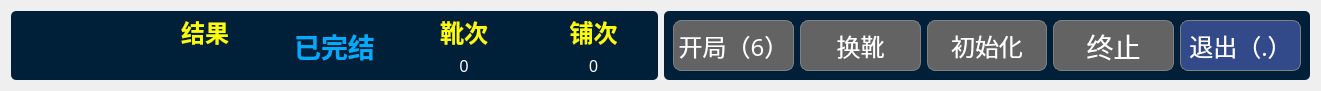
   <widget class="QWidget" name="layoutWidget">
    <property name="geometry">
     <rect>
      <x>20</x>
      <y>10</y>
      <width>1321</width>
      <height>81</height>
     </rect>
    </property>
    <layout class="QGridLayout" name="gridLayout">
     <property name="sizeConstraint">
      <enum>QLayout::SetMinAndMaxSize</enum>
     </property>
     <item row="0" column="1">
      <widget class="QGroupBox" name="groupBox_2">
       <property name="styleSheet">
        <string notr="true">border-radius:5px;
background-color: rgb(0,32, 57);
</string>
       </property>
       <property name="title">
        <string/>
       </property>
       <layout class="QGridLayout" name="gridLayout_2">
        <item row="0" column="2">
         <widget class="QPushButton" name="pu_init">
          <property name="enabled">
           <bool>false</bool>
          </property>
          <property name="minimumSize">
           <size>
            <width>120</width>
            <height>51</height>
           </size>
          </property>
          <property name="maximumSize">
           <size>
            <width>140</width>
            <height>60</height>
           </size>
          </property>
          <property name="font">
           <font>
            <family>方正粗黑宋简体</family>
            <pointsize>18</pointsize>
            <weight>50</weight>
            <bold>false</bold>
           </font>
          </property>
          <property name="styleSheet">
           <string notr="true">QPushButton{color: rgb(255, 255, 255);background:rgb(50, 73, 138);border:1px solid grey; border-radius: 8px;}
QPushButton:hover{border-color:rgb(139,170,105)}
QPushButton:pressed{border-color:gray;background-color:rgb(54, 65, 97);}
QPushButton:disabled{border-color:gray;background-color: rgb(99, 99, 99);
}</string>
          </property>
          <property name="text">
           <string>初始化</string>
          </property>
         </widget>
        </item>
        <item row="0" column="1">
         <widget class="QPushButton" name="xue_change">
          <property name="enabled">
           <bool>false</bool>
          </property>
          <property name="minimumSize">
           <size>
            <width>120</width>
            <height>51</height>
           </size>
          </property>
          <property name="maximumSize">
           <size>
            <width>140</width>
            <height>60</height>
           </size>
          </property>
          <property name="font">
           <font>
            <family>方正粗黑宋简体</family>
            <pointsize>18</pointsize>
            <weight>50</weight>
            <bold>false</bold>
           </font>
          </property>
          <property name="styleSheet">
           <string notr="true">QPushButton{color: rgb(255, 255, 255);background:rgb(50, 73, 138);border:1px solid grey; border-radius: 8px;}
QPushButton:hover{border-color:rgb(139,170,105)}
QPushButton:pressed{border-color:gray;background-color:rgb(54, 65, 97);}
QPushButton:disabled{border-color:gray;background-color: rgb(99, 99, 99);
}</string>
          </property>
          <property name="text">
           <string>换靴</string>
          </property>
         </widget>
        </item>
        <item row="0" column="0">
         <widget class="QPushButton" name="pu_start">
          <property name="enabled">
           <bool>false</bool>
          </property>
          <property name="minimumSize">
           <size>
            <width>120</width>
            <height>51</height>
           </size>
          </property>
          <property name="maximumSize">
           <size>
            <width>140</width>
            <height>60</height>
           </size>
          </property>
          <property name="font">
           <font>
            <family>方正粗黑宋简体</family>
            <pointsize>18</pointsize>
           </font>
          </property>
          <property name="styleSheet">
           <string notr="true">QPushButton{color: rgb(255, 255, 255);background:rgb(50, 73, 138);border:1px solid grey; border-radius: 8px;}
QPushButton:hover{border-color:rgb(139,170,105)}
QPushButton:pressed{border-color:gray;background-color:rgb(54, 65, 97);}
QPushButton:disabled{border-color:gray;background-color: rgb(99, 99, 99);
}</string>
          </property>
          <property name="text">
           <string>开局（6）</string>
          </property>
          <property name="shortcut">
           <string>6</string>
          </property>
          <property name="checkable">
           <bool>true</bool>
          </property>
          <property name="checked">
           <bool>false</bool>
          </property>
          <property name="autoRepeat">
           <bool>false</bool>
          </property>
         </widget>
        </item>
        <item row="0" column="4">
         <widget class="QPushButton" name="pu_exit">
          <property name="enabled">
           <bool>true</bool>
          </property>
          <property name="minimumSize">
           <size>
            <width>120</width>
            <height>51</height>
           </size>
          </property>
          <property name="maximumSize">
           <size>
            <width>140</width>
            <height>60</height>
           </size>
          </property>
          <property name="font">
           <font>
            <family>方正粗黑宋简体</family>
            <pointsize>18</pointsize>
            <weight>50</weight>
            <bold>false</bold>
           </font>
          </property>
          <property name="styleSheet">
           <string notr="true">QPushButton{color: rgb(255, 255, 255);background:rgb(50, 73, 138);border:1px solid grey; border-radius: 8px;}
QPushButton:hover{border-color:rgb(139,170,105)}
QPushButton:pressed{border-color:gray;background-color:rgb(54, 65, 97);}
QPushButton:disabled{border-color:gray;background-color: rgb(99, 99, 99);
}</string>
          </property>
          <property name="text">
           <string>退出（.）</string>
          </property>
          <property name="shortcut">
           <string>.</string>
          </property>
         </widget>
        </item>
        <item row="0" column="3">
         <widget class="QPushButton" name="pu_end">
          <property name="enabled">
           <bool>false</bool>
          </property>
          <property name="maximumSize">
           <size>
            <width>140</width>
            <height>60</height>
           </size>
          </property>
          <property name="font">
           <font>
            <family>方正粗黑宋简体</family>
            <pointsize>20</pointsize>
           </font>
          </property>
          <property name="styleSheet">
           <string notr="true">QPushButton{color: rgb(255, 255, 255);background:rgb(50, 73, 138);border:1px solid grey; border-radius: 8px;}
QPushButton:hover{border-color:rgb(139,170,105)}
QPushButton:pressed{border-color:gray;background-color:rgb(54, 65, 97);}
QPushButton:disabled{border-color:gray;background-color: rgb(99, 99, 99);
}</string>
          </property>
          <property name="text">
           <string>终止</string>
          </property>
         </widget>
        </item>
       </layout>
      </widget>
     </item>
     <item row="0" column="0">
      <widget class="QGroupBox" name="groupBox">
       <property name="minimumSize">
        <size>
         <width>632</width>
         <height>69</height>
        </size>
       </property>
       <property name="palette">
        <palette>
         <active>
          <colorrole role="WindowText">
           <brush brushstyle="SolidPattern">
            <color alpha="255">
             <red>0</red>
             <green>0</green>
             <blue>0</blue>
            </color>
           </brush>
          </colorrole>
          <colorrole role="Button">
           <brush brushstyle="SolidPattern">
            <color alpha="255">
             <red>0</red>
             <green>32</green>
             <blue>57</blue>
            </color>
           </brush>
          </colorrole>
          <colorrole role="Light">
           <brush brushstyle="SolidPattern">
            <color alpha="255">
             <red>127</red>
             <green>170</green>
             <blue>255</blue>
            </color>
           </brush>
          </colorrole>
          <colorrole role="Midlight">
           <brush brushstyle="SolidPattern">
            <color alpha="255">
             <red>63</red>
             <green>127</green>
             <blue>255</blue>
            </color>
           </brush>
          </colorrole>
          <colorrole role="Dark">
           <brush brushstyle="SolidPattern">
            <color alpha="255">
             <red>0</red>
             <green>42</green>
             <blue>127</blue>
            </color>
           </brush>
          </colorrole>
          <colorrole role="Mid">
           <brush brushstyle="SolidPattern">
            <color alpha="255">
             <red>0</red>
             <green>56</green>
             <blue>170</blue>
            </color>
           </brush>
          </colorrole>
          <colorrole role="Text">
           <brush brushstyle="SolidPattern">
            <color alpha="255">
             <red>0</red>
             <green>0</green>
             <blue>0</blue>
            </color>
           </brush>
          </colorrole>
          <colorrole role="BrightText">
           <brush brushstyle="SolidPattern">
            <color alpha="255">
             <red>255</red>
             <green>255</green>
             <blue>255</blue>
            </color>
           </brush>
          </colorrole>
          <colorrole role="ButtonText">
           <brush brushstyle="SolidPattern">
            <color alpha="255">
             <red>0</red>
             <green>0</green>
             <blue>0</blue>
            </color>
           </brush>
          </colorrole>
          <colorrole role="Base">
           <brush brushstyle="SolidPattern">
            <color alpha="255">
             <red>0</red>
             <green>32</green>
             <blue>57</blue>
            </color>
           </brush>
          </colorrole>
          <colorrole role="Window">
           <brush brushstyle="SolidPattern">
            <color alpha="255">
             <red>0</red>
             <green>32</green>
             <blue>57</blue>
            </color>
           </brush>
          </colorrole>
          <colorrole role="Shadow">
           <brush brushstyle="SolidPattern">
            <color alpha="255">
             <red>0</red>
             <green>0</green>
             <blue>0</blue>
            </color>
           </brush>
          </colorrole>
          <colorrole role="AlternateBase">
           <brush brushstyle="SolidPattern">
            <color alpha="255">
             <red>127</red>
             <green>170</green>
             <blue>255</blue>
            </color>
           </brush>
          </colorrole>
          <colorrole role="ToolTipBase">
           <brush brushstyle="SolidPattern">
            <color alpha="255">
             <red>255</red>
             <green>255</green>
             <blue>220</blue>
            </color>
           </brush>
          </colorrole>
          <colorrole role="ToolTipText">
           <brush brushstyle="SolidPattern">
            <color alpha="255">
             <red>0</red>
             <green>0</green>
             <blue>0</blue>
            </color>
           </brush>
          </colorrole>
          <colorrole role="PlaceholderText">
           <brush brushstyle="SolidPattern">
            <color alpha="128">
             <red>0</red>
             <green>0</green>
             <blue>0</blue>
            </color>
           </brush>
          </colorrole>
         </active>
         <inactive>
          <colorrole role="WindowText">
           <brush brushstyle="SolidPattern">
            <color alpha="255">
             <red>0</red>
             <green>0</green>
             <blue>0</blue>
            </color>
           </brush>
          </colorrole>
          <colorrole role="Button">
           <brush brushstyle="SolidPattern">
            <color alpha="255">
             <red>0</red>
             <green>32</green>
             <blue>57</blue>
            </color>
           </brush>
          </colorrole>
          <colorrole role="Light">
           <brush brushstyle="SolidPattern">
            <color alpha="255">
             <red>127</red>
             <green>170</green>
             <blue>255</blue>
            </color>
           </brush>
          </colorrole>
          <colorrole role="Midlight">
           <brush brushstyle="SolidPattern">
            <color alpha="255">
             <red>63</red>
             <green>127</green>
             <blue>255</blue>
            </color>
           </brush>
          </colorrole>
          <colorrole role="Dark">
           <brush brushstyle="SolidPattern">
            <color alpha="255">
             <red>0</red>
             <green>42</green>
             <blue>127</blue>
            </color>
           </brush>
          </colorrole>
          <colorrole role="Mid">
           <brush brushstyle="SolidPattern">
            <color alpha="255">
             <red>0</red>
             <green>56</green>
             <blue>170</blue>
            </color>
           </brush>
          </colorrole>
          <colorrole role="Text">
           <brush brushstyle="SolidPattern">
            <color alpha="255">
             <red>0</red>
             <green>0</green>
             <blue>0</blue>
            </color>
           </brush>
          </colorrole>
          <colorrole role="BrightText">
           <brush brushstyle="SolidPattern">
            <color alpha="255">
             <red>255</red>
             <green>255</green>
             <blue>255</blue>
            </color>
           </brush>
          </colorrole>
          <colorrole role="ButtonText">
           <brush brushstyle="SolidPattern">
            <color alpha="255">
             <red>0</red>
             <green>0</green>
             <blue>0</blue>
            </color>
           </brush>
          </colorrole>
          <colorrole role="Base">
           <brush brushstyle="SolidPattern">
            <color alpha="255">
             <red>0</red>
             <green>32</green>
             <blue>57</blue>
            </color>
           </brush>
          </colorrole>
          <colorrole role="Window">
           <brush brushstyle="SolidPattern">
            <color alpha="255">
             <red>0</red>
             <green>32</green>
             <blue>57</blue>
            </color>
           </brush>
          </colorrole>
          <colorrole role="Shadow">
           <brush brushstyle="SolidPattern">
            <color alpha="255">
             <red>0</red>
             <green>0</green>
             <blue>0</blue>
            </color>
           </brush>
          </colorrole>
          <colorrole role="AlternateBase">
           <brush brushstyle="SolidPattern">
            <color alpha="255">
             <red>127</red>
             <green>170</green>
             <blue>255</blue>
            </color>
           </brush>
          </colorrole>
          <colorrole role="ToolTipBase">
           <brush brushstyle="SolidPattern">
            <color alpha="255">
             <red>255</red>
             <green>255</green>
             <blue>220</blue>
            </color>
           </brush>
          </colorrole>
          <colorrole role="ToolTipText">
           <brush brushstyle="SolidPattern">
            <color alpha="255">
             <red>0</red>
             <green>0</green>
             <blue>0</blue>
            </color>
           </brush>
          </colorrole>
          <colorrole role="PlaceholderText">
           <brush brushstyle="SolidPattern">
            <color alpha="128">
             <red>0</red>
             <green>0</green>
             <blue>0</blue>
            </color>
           </brush>
          </colorrole>
         </inactive>
         <disabled>
          <colorrole role="WindowText">
           <brush brushstyle="SolidPattern">
            <color alpha="255">
             <red>0</red>
             <green>42</green>
             <blue>127</blue>
            </color>
           </brush>
          </colorrole>
          <colorrole role="Button">
           <brush brushstyle="SolidPattern">
            <color alpha="255">
             <red>0</red>
             <green>32</green>
             <blue>57</blue>
            </color>
           </brush>
          </colorrole>
          <colorrole role="Light">
           <brush brushstyle="SolidPattern">
            <color alpha="255">
             <red>127</red>
             <green>170</green>
             <blue>255</blue>
            </color>
           </brush>
          </colorrole>
          <colorrole role="Midlight">
           <brush brushstyle="SolidPattern">
            <color alpha="255">
             <red>63</red>
             <green>127</green>
             <blue>255</blue>
            </color>
           </brush>
          </colorrole>
          <colorrole role="Dark">
           <brush brushstyle="SolidPattern">
            <color alpha="255">
             <red>0</red>
             <green>42</green>
             <blue>127</blue>
            </color>
           </brush>
          </colorrole>
          <colorrole role="Mid">
           <brush brushstyle="SolidPattern">
            <color alpha="255">
             <red>0</red>
             <green>56</green>
             <blue>170</blue>
            </color>
           </brush>
          </colorrole>
          <colorrole role="Text">
           <brush brushstyle="SolidPattern">
            <color alpha="255">
             <red>0</red>
             <green>42</green>
             <blue>127</blue>
            </color>
           </brush>
          </colorrole>
          <colorrole role="BrightText">
           <brush brushstyle="SolidPattern">
            <color alpha="255">
             <red>255</red>
             <green>255</green>
             <blue>255</blue>
            </color>
           </brush>
          </colorrole>
          <colorrole role="ButtonText">
           <brush brushstyle="SolidPattern">
            <color alpha="255">
             <red>0</red>
             <green>42</green>
             <blue>127</blue>
            </color>
           </brush>
          </colorrole>
          <colorrole role="Base">
           <brush brushstyle="SolidPattern">
            <color alpha="255">
             <red>0</red>
             <green>32</green>
             <blue>57</blue>
            </color>
           </brush>
          </colorrole>
          <colorrole role="Window">
           <brush brushstyle="SolidPattern">
            <color alpha="255">
             <red>0</red>
             <green>32</green>
             <blue>57</blue>
            </color>
           </brush>
          </colorrole>
          <colorrole role="Shadow">
           <brush brushstyle="SolidPattern">
            <color alpha="255">
             <red>0</red>
             <green>0</green>
             <blue>0</blue>
            </color>
           </brush>
          </colorrole>
          <colorrole role="AlternateBase">
           <brush brushstyle="SolidPattern">
            <color alpha="255">
             <red>0</red>
             <green>85</green>
             <blue>255</blue>
            </color>
           </brush>
          </colorrole>
          <colorrole role="ToolTipBase">
           <brush brushstyle="SolidPattern">
            <color alpha="255">
             <red>255</red>
             <green>255</green>
             <blue>220</blue>
            </color>
           </brush>
          </colorrole>
          <colorrole role="ToolTipText">
           <brush brushstyle="SolidPattern">
            <color alpha="255">
             <red>0</red>
             <green>0</green>
             <blue>0</blue>
            </color>
           </brush>
          </colorrole>
          <colorrole role="PlaceholderText">
           <brush brushstyle="SolidPattern">
            <color alpha="128">
             <red>0</red>
             <green>0</green>
             <blue>0</blue>
            </color>
           </brush>
          </colorrole>
         </disabled>
        </palette>
       </property>
       <property name="layoutDirection">
        <enum>Qt::LeftToRight</enum>
       </property>
       <property name="autoFillBackground">
        <bool>false</bool>
       </property>
       <property name="styleSheet">
        <string notr="true">border-radius:5px;
background-color: rgb(0,32, 57);
</string>
       </property>
       <property name="title">
        <string/>
       </property>
       <property name="alignment">
        <set>Qt::AlignCenter</set>
       </property>
       <layout class="QGridLayout" name="gridLayout_3">
        <property name="leftMargin">
         <number>3</number>
        </property>
        <property name="topMargin">
         <number>3</number>
        </property>
        <property name="rightMargin">
         <number>3</number>
        </property>
        <property name="bottomMargin">
         <number>3</number>
        </property>
        <item row="0" column="0">
         <widget class="QLabel" name="desk_num">
          <property name="maximumSize">
           <size>
            <width>16777215</width>
            <height>73</height>
           </size>
          </property>
          <property name="palette">
           <palette>
            <active>
             <colorrole role="WindowText">
              <brush brushstyle="SolidPattern">
               <color alpha="255">
                <red>255</red>
                <green>255</green>
                <blue>0</blue>
               </color>
              </brush>
             </colorrole>
             <colorrole role="Button">
              <brush brushstyle="SolidPattern">
               <color alpha="255">
                <red>0</red>
                <green>32</green>
                <blue>57</blue>
               </color>
              </brush>
             </colorrole>
             <colorrole role="Base">
              <brush brushstyle="SolidPattern">
               <color alpha="255">
                <red>0</red>
                <green>32</green>
                <blue>57</blue>
               </color>
              </brush>
             </colorrole>
             <colorrole role="Window">
              <brush brushstyle="SolidPattern">
               <color alpha="255">
                <red>0</red>
                <green>32</green>
                <blue>57</blue>
               </color>
              </brush>
             </colorrole>
            </active>
            <inactive>
             <colorrole role="WindowText">
              <brush brushstyle="SolidPattern">
               <color alpha="255">
                <red>255</red>
                <green>255</green>
                <blue>0</blue>
               </color>
              </brush>
             </colorrole>
             <colorrole role="Button">
              <brush brushstyle="SolidPattern">
               <color alpha="255">
                <red>0</red>
                <green>32</green>
                <blue>57</blue>
               </color>
              </brush>
             </colorrole>
             <colorrole role="Base">
              <brush brushstyle="SolidPattern">
               <color alpha="255">
                <red>0</red>
                <green>32</green>
                <blue>57</blue>
               </color>
              </brush>
             </colorrole>
             <colorrole role="Window">
              <brush brushstyle="SolidPattern">
               <color alpha="255">
                <red>0</red>
                <green>32</green>
                <blue>57</blue>
               </color>
              </brush>
             </colorrole>
            </inactive>
            <disabled>
             <colorrole role="WindowText">
              <brush brushstyle="SolidPattern">
               <color alpha="255">
                <red>0</red>
                <green>42</green>
                <blue>127</blue>
               </color>
              </brush>
             </colorrole>
             <colorrole role="Button">
              <brush brushstyle="SolidPattern">
               <color alpha="255">
                <red>0</red>
                <green>32</green>
                <blue>57</blue>
               </color>
              </brush>
             </colorrole>
             <colorrole role="Base">
              <brush brushstyle="SolidPattern">
               <color alpha="255">
                <red>0</red>
                <green>32</green>
                <blue>57</blue>
               </color>
              </brush>
             </colorrole>
             <colorrole role="Window">
              <brush brushstyle="SolidPattern">
               <color alpha="255">
                <red>0</red>
                <green>32</green>
                <blue>57</blue>
               </color>
              </brush>
             </colorrole>
            </disabled>
           </palette>
          </property>
          <property name="font">
           <font>
            <pointsize>24</pointsize>
            <weight>75</weight>
            <bold>true</bold>
           </font>
          </property>
          <property name="styleSheet">
           <string notr="true"/>
          </property>
          <property name="text">
           <string/>
          </property>
          <property name="alignment">
           <set>Qt::AlignCenter</set>
          </property>
          <property name="buddy">
           <cstring></cstring>
          </property>
         </widget>
        </item>
        <item row="0" column="1">
         <layout class="QVBoxLayout" name="verticalLayout">
          <item>
           <widget class="QLabel" name="label_11">
            <property name="palette">
             <palette>
              <active>
               <colorrole role="WindowText">
                <brush brushstyle="SolidPattern">
                 <color alpha="255">
                  <red>255</red>
                  <green>255</green>
                  <blue>0</blue>
                 </color>
                </brush>
               </colorrole>
               <colorrole role="Button">
                <brush brushstyle="SolidPattern">
                 <color alpha="255">
                  <red>0</red>
                  <green>32</green>
                  <blue>57</blue>
                 </color>
                </brush>
               </colorrole>
               <colorrole role="Base">
                <brush brushstyle="SolidPattern">
                 <color alpha="255">
                  <red>0</red>
                  <green>32</green>
                  <blue>57</blue>
                 </color>
                </brush>
               </colorrole>
               <colorrole role="Window">
                <brush brushstyle="SolidPattern">
                 <color alpha="255">
                  <red>0</red>
                  <green>32</green>
                  <blue>57</blue>
                 </color>
                </brush>
               </colorrole>
              </active>
              <inactive>
               <colorrole role="WindowText">
                <brush brushstyle="SolidPattern">
                 <color alpha="255">
                  <red>255</red>
                  <green>255</green>
                  <blue>0</blue>
                 </color>
                </brush>
               </colorrole>
               <colorrole role="Button">
                <brush brushstyle="SolidPattern">
                 <color alpha="255">
                  <red>0</red>
                  <green>32</green>
                  <blue>57</blue>
                 </color>
                </brush>
               </colorrole>
               <colorrole role="Base">
                <brush brushstyle="SolidPattern">
                 <color alpha="255">
                  <red>0</red>
                  <green>32</green>
                  <blue>57</blue>
                 </color>
                </brush>
               </colorrole>
               <colorrole role="Window">
                <brush brushstyle="SolidPattern">
                 <color alpha="255">
                  <red>0</red>
                  <green>32</green>
                  <blue>57</blue>
                 </color>
                </brush>
               </colorrole>
              </inactive>
              <disabled>
               <colorrole role="WindowText">
                <brush brushstyle="SolidPattern">
                 <color alpha="255">
                  <red>120</red>
                  <green>120</green>
                  <blue>120</blue>
                 </color>
                </brush>
               </colorrole>
               <colorrole role="Button">
                <brush brushstyle="SolidPattern">
                 <color alpha="255">
                  <red>0</red>
                  <green>32</green>
                  <blue>57</blue>
                 </color>
                </brush>
               </colorrole>
               <colorrole role="Base">
                <brush brushstyle="SolidPattern">
                 <color alpha="255">
                  <red>0</red>
                  <green>32</green>
                  <blue>57</blue>
                 </color>
                </brush>
               </colorrole>
               <colorrole role="Window">
                <brush brushstyle="SolidPattern">
                 <color alpha="255">
                  <red>0</red>
                  <green>32</green>
                  <blue>57</blue>
                 </color>
                </brush>
               </colorrole>
              </disabled>
             </palette>
            </property>
            <property name="font">
             <font>
              <pointsize>18</pointsize>
              <weight>75</weight>
              <bold>true</bold>
             </font>
            </property>
            <property name="text">
             <string>结果</string>
            </property>
            <property name="alignment">
             <set>Qt::AlignCenter</set>
            </property>
           </widget>
          </item>
          <item>
           <layout class="QHBoxLayout" name="horizontalLayout">
            <item>
             <widget class="QLabel" name="pu_result">
              <property name="font">
               <font>
                <pointsize>12</pointsize>
               </font>
              </property>
              <property name="styleSheet">
               <string notr="true">color: rgb(255, 255, 255);</string>
              </property>
              <property name="text">
               <string/>
              </property>
              <property name="alignment">
               <set>Qt::AlignCenter</set>
              </property>
             </widget>
            </item>
           </layout>
          </item>
         </layout>
        </item>
        <item row="0" column="2">
         <widget class="QLabel" name="opration_show">
          <property name="maximumSize">
           <size>
            <width>16777215</width>
            <height>73</height>
           </size>
          </property>
          <property name="font">
           <font>
            <pointsize>20</pointsize>
            <weight>75</weight>
            <bold>true</bold>
           </font>
          </property>
          <property name="styleSheet">
           <string notr="true">color: rgb(0, 170, 255);</string>
          </property>
          <property name="text">
           <string>已完结</string>
          </property>
          <property name="alignment">
           <set>Qt::AlignCenter</set>
          </property>
         </widget>
        </item>
        <item row="0" column="3">
         <layout class="QVBoxLayout" name="verticalLayout_2">
          <item>
           <widget class="QLabel" name="label_5">
            <property name="font">
             <font>
              <pointsize>18</pointsize>
              <weight>75</weight>
              <bold>true</bold>
             </font>
            </property>
            <property name="styleSheet">
             <string notr="true">color: rgb(255, 255, 0);</string>
            </property>
            <property name="text">
             <string>靴次</string>
            </property>
            <property name="alignment">
             <set>Qt::AlignCenter</set>
            </property>
           </widget>
          </item>
          <item>
           <widget class="QLabel" name="xue_times">
            <property name="font">
             <font>
              <pointsize>12</pointsize>
             </font>
            </property>
            <property name="styleSheet">
             <string notr="true">color: rgb(255, 255, 255);</string>
            </property>
            <property name="lineWidth">
             <number>1</number>
            </property>
            <property name="text">
             <string>0</string>
            </property>
            <property name="alignment">
             <set>Qt::AlignCenter</set>
            </property>
           </widget>
          </item>
         </layout>
        </item>
        <item row="0" column="4">
         <layout class="QVBoxLayout" name="verticalLayout_3">
          <item>
           <widget class="QLabel" name="label_9">
            <property name="font">
             <font>
              <pointsize>18</pointsize>
              <weight>75</weight>
              <bold>true</bold>
             </font>
            </property>
            <property name="styleSheet">
             <string notr="true">color: rgb(255, 255, 0);</string>
            </property>
            <property name="text">
             <string>铺次</string>
            </property>
            <property name="alignment">
             <set>Qt::AlignCenter</set>
            </property>
           </widget>
          </item>
          <item>
           <widget class="QLabel" name="pu_times">
            <property name="font">
             <font>
              <pointsize>12</pointsize>
             </font>
            </property>
            <property name="styleSheet">
             <string notr="true">color: rgb(255, 255, 255);</string>
            </property>
            <property name="text">
             <string>0</string>
            </property>
            <property name="alignment">
             <set>Qt::AlignCenter</set>
            </property>
           </widget>
          </item>
         </layout>
        </item>
       </layout>
      </widget>
     </item>
    </layout>
   </widget>
